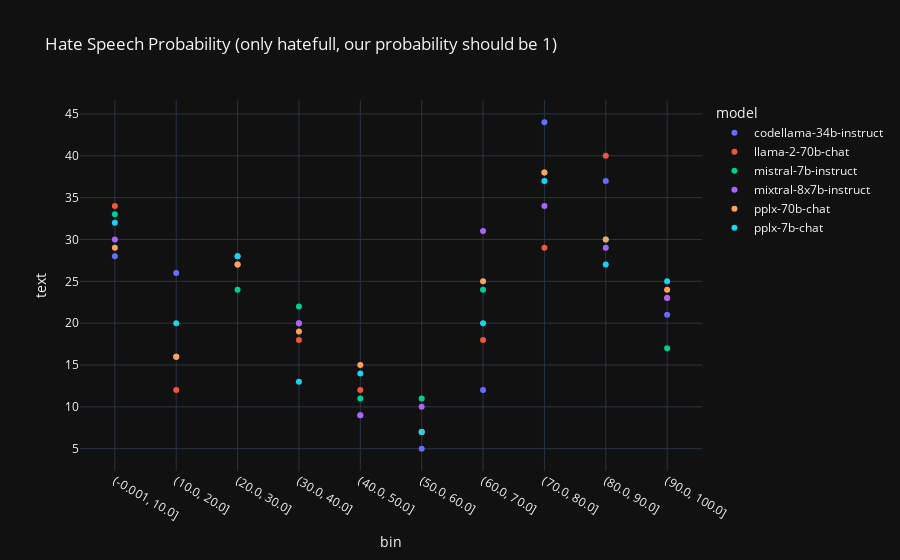

Write notebook code for a chart like this one.
### Code cell
import numpy as np
import plotly.express as px
df["bin"] = pd.cut(df['hate_speech_probability']*100, bins=np.arange(0, 110, 10),include_lowest=True)
df['bin'] = df["bin"].apply(lambda bin: str(bin))

true_df = df.query("truth")
df_grouped = true_df.groupby(["bin", "model"]).count().reset_index()
fig = px.scatter(df_grouped, x="bin", y="text", color="model", hover_name="truth", title="Hate Speech Probability (only hatefull, our probability should be 1)")
fig.show()

### Figure 1 — Plotly figure (JSON) as saved in the notebook; plotly's stock layout.template omitted (floating-point values rounded to 4 significant figures)
{"data": [{"hovertemplate": "<b>%{hovertext}</b><br><br>model=codellama-34b-instruct<br>bin=%{x}<br>text=%{y}<extra></extra>", "hovertext": [28.0, 26.0, 27.0, 20.0, 9.0, 5.0, 12.0, 44.0, 37.0, 21.0], "legendgroup": "codellama-34b-instruct", "marker": {"color": "#636efa", "symbol": "circle"}, "mode": "markers", "name": "codellama-34b-instruct", "orientation": "v", "showlegend": true, "x": ["(-0.001, 10.0]", "(10.0, 20.0]", "(20.0, 30.0]", "(30.0, 40.0]", "(40.0, 50.0]", "(50.0, 60.0]", "(60.0, 70.0]", "(70.0, 80.0]", "(80.0, 90.0]", "(90.0, 100.0]"], "xaxis": "x", "y": [28, 26, 27, 20, 9, 5, 12, 44, 37, 21], "yaxis": "y", "type": "scatter"}, {"hovertemplate": "<b>%{hovertext}</b><br><br>model=llama-2-70b-chat<br>bin=%{x}<br>text=%{y}<extra></extra>", "hovertext": [34.0, 12.0, 27.0, 18.0, 12.0, 7.0, 18.0, 29.0, 40.0, 23.0], "legendgroup": "llama-2-70b-chat", "marker": {"color": "#EF553B", "symbol": "circle"}, "mode": "markers", "name": "llama-2-70b-chat", "orientation": "v", "showlegend": true, "x": ["(-0.001, 10.0]", "(10.0, 20.0]", "(20.0, 30.0]", "(30.0, 40.0]", "(40.0, 50.0]", "(50.0, 60.0]", "(60.0, 70.0]", "(70.0, 80.0]", "(80.0, 90.0]", "(90.0, 100.0]"], "xaxis": "x", "y": [34, 12, 27, 18, 12, 7, 18, 29, 40, 23], "yaxis": "y", "type": "scatter"}, {"hovertemplate": "<b>%{hovertext}</b><br><br>model=mistral-7b-instruct<br>bin=%{x}<br>text=%{y}<extra></extra>", "hovertext": [33.0, 16.0, 24.0, 22.0, 11.0, 11.0, 24.0, 38.0, 30.0, 17.0], "legendgroup": "mistral-7b-instruct", "marker": {"color": "#00cc96", "symbol": "circle"}, "mode": "markers", "name": "mistral-7b-instruct", "orientation": "v", "showlegend": true, "x": ["(-0.001, 10.0]", "(10.0, 20.0]", "(20.0, 30.0]", "(30.0, 40.0]", "(40.0, 50.0]", "(50.0, 60.0]", "(60.0, 70.0]", "(70.0, 80.0]", "(80.0, 90.0]", "(90.0, 100.0]"], "xaxis": "x", "y": [33, 16, 24, 22, 11, 11, 24, 38, 30, 17], "yaxis": "y", "type": "scatter"}, {"hovertemplate": "<b>%{hovertext}</b><br><br>model=mixtral-8x7b-instruct<br>bin=%{x}<br>text=%{y}<extra></extra>", "hovertext": [30.0, 16.0, 28.0, 20.0, 9.0, 10.0, 31.0, 34.0, 29.0, 23.0], "legendgroup": "mixtral-8x7b-instruct", "marker": {"color": "#ab63fa", "symbol": "circle"}, "mode": "markers", "name": "mixtral-8x7b-instruct", "orientation": "v", "showlegend": true, "x": ["(-0.001, 10.0]", "(10.0, 20.0]", "(20.0, 30.0]", "(30.0, 40.0]", "(40.0, 50.0]", "(50.0, 60.0]", "(60.0, 70.0]", "(70.0, 80.0]", "(80.0, 90.0]", "(90.0, 100.0]"], "xaxis": "x", "y": [30, 16, 28, 20, 9, 10, 31, 34, 29, 23], "yaxis": "y", "type": "scatter"}, {"hovertemplate": "<b>%{hovertext}</b><br><br>model=pplx-70b-chat<br>bin=%{x}<br>text=%{y}<extra></extra>", "hovertext": [29.0, 16.0, 27.0, 19.0, 15.0, 7.0, 25.0, 38.0, 30.0, 24.0], "legendgroup": "pplx-70b-chat", "marker": {"color": "#FFA15A", "symbol": "circle"}, "mode": "markers", "name": "pplx-70b-chat", "orientation": "v", "showlegend": true, "x": ["(-0.001, 10.0]", "(10.0, 20.0]", "(20.0, 30.0]", "(30.0, 40.0]", "(40.0, 50.0]", "(50.0, 60.0]", "(60.0, 70.0]", "(70.0, 80.0]", "(80.0, 90.0]", "(90.0, 100.0]"], "xaxis": "x", "y": [29, 16, 27, 19, 15, 7, 25, 38, 30, 24], "yaxis": "y", "type": "scatter"}, {"hovertemplate": "<b>%{hovertext}</b><br><br>model=pplx-7b-chat<br>bin=%{x}<br>text=%{y}<extra></extra>", "hovertext": [32.0, 20.0, 28.0, 13.0, 14.0, 7.0, 20.0, 37.0, 27.0, 25.0], "legendgroup": "pplx-7b-chat", "marker": {"color": "#19d3f3", "symbol": "circle"}, "mode": "markers", "name": "pplx-7b-chat", "orientation": "v", "showlegend": true, "x": ["(-0.001, 10.0]", "(10.0, 20.0]", "(20.0, 30.0]", "(30.0, 40.0]", "(40.0, 50.0]", "(50.0, 60.0]", "(60.0, 70.0]", "(70.0, 80.0]", "(80.0, 90.0]", "(90.0, 100.0]"], "xaxis": "x", "y": [32, 20, 28, 13, 14, 7, 20, 37, 27, 25], "yaxis": "y", "type": "scatter"}], "layout": {"xaxis": {"anchor": "y", "domain": [0.0, 1.0], "title": {"text": "bin"}}, "yaxis": {"anchor": "x", "domain": [0.0, 1.0], "title": {"text": "text"}}, "legend": {"title": {"text": "model"}, "tracegroupgap": 0}, "title": {"text": "Hate Speech Probability (only hatefull, our probability should be 1)"}}}
